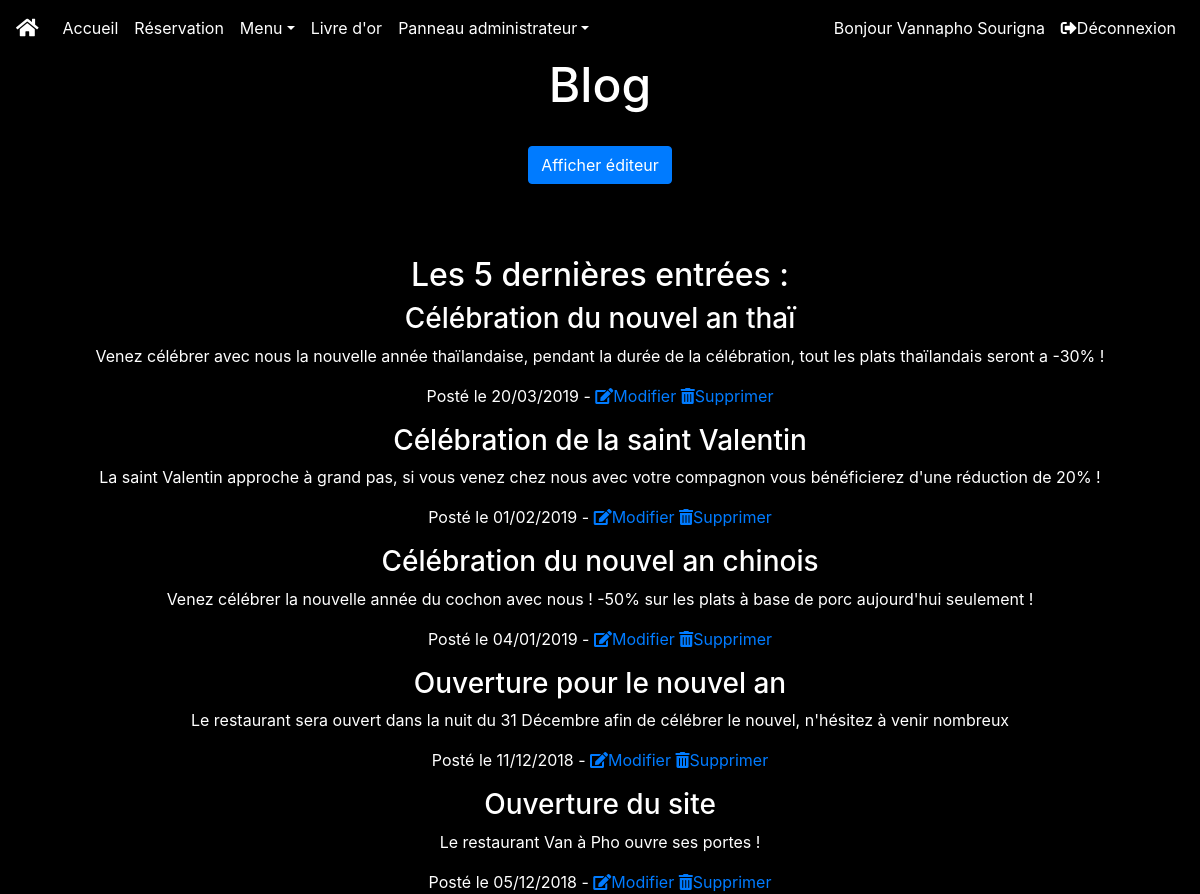
The page /index.php?action=admin_blog (signed in) on the database its author committed.
### tables this page shows
CREATE TABLE IF NOT EXISTS `blog` (
  `id` int(11) NOT NULL AUTO_INCREMENT,
  `title` varchar(255) NOT NULL,
  `content` text NOT NULL,
  `date` date NOT NULL,
  PRIMARY KEY (`id`)
);

### controller/controller.php (called while the page is built, shortened)
<?php
class Controller{
	function adminBlog(){
		$blogManager = new BlogManager();
		$blogRead = $blogManager->callBlog();
		require('view/admin_blog.php');
	}
}

### model/Sourigna/BlogManager.php (called while the page is built, shortened)
<?php
class BlogManager extends Manager{
function callBlog(){
	$bdd = $this->databaseConnect();
	$req = $bdd->query('SELECT id,title,content,DATE_FORMAT(date,\'%d/%m/%Y\') AS date_creation
		FROM blog
		ORDER BY date DESC
		LIMIT 5');
	return $req;
}
}

### view/admin_blog.php (the view, shortened to what this page needs)
<div id="blogAdmin" class="container">
	<h1>Blog</h1>
	<br/>
	<a class="btn btn-primary" data-toggle="collapse" href="#collapseBlog" role="button" aria-expanded="false" aria-controls="collapseBlog">
    Afficher éditeur</a>
  	<br/>
  	<br/>
	<br/>
	<br/>
	<div>
		<h2>Les 5 dernières entrées :</h2>
		<?php
		while ($data = $blogRead->fetch()){ ?>
			<div>
				<h3>
					<?= htmlspecialchars($data['title']) ?>
				</h3>
				<p>
					<?= htmlspecialchars($data['content']) ?>
				</p>
				<p>
					Posté le <?= ($data['date_creation']) ?> - <a href='index.php?action=admin_blog&amp;id=<?= $data['id']?>'><i class="fas fa-edit"></i>Modifier</a>
					<a id='<?= $data['id']?>' href="#" onclick="deleteBlogConfirm(<?= $data['id']?>)" ><i class="fas fa-trash-alt"></i>Supprimer</a>
				</p>
			</div>
		<?php
		}
		?>
	</div>
</div>
<?php require('template.php'); ?>

### public/css/style.css (style rules this page uses)
body, html { height:100vh; }
body { background-color:rgba(0,0,0,1); color:white; }
h1 { font-size:3em; text-align:center; }
#blogAdmin { text-align: center; }

### rows shown on the page
blog: title "Célébration du nouvel an thaï", content "Venez célébrer avec nous la nouvelle année thaïlandaise, pendant la durée de la célébration, tout les plats thaïlandais seront a -30% !", date_creation "20/03/2019"
blog: title "Célébration de la saint Valentin", content "La saint Valentin approche à grand pas, si vous venez chez nous avec votre compagnon vous bénéficierez d'une réduction de 20% !", date_creation "01/02/2019"
blog: title "Célébration du nouvel an chinois", content "Venez célébrer la nouvelle année du cochon avec nous ! -50% sur les plats à base de porc aujourd'hui seulement !", date_creation "04/01/2019"
blog: title "Ouverture pour le nouvel an", content "Le restaurant sera ouvert dans la nuit du 31 Décembre afin de célébrer le nouvel, n'hésitez à venir nombreux", date_creation "11/12/2018"
blog: title "Ouverture du site", content "Le restaurant Van à Pho ouvre ses portes !", date_creation "05/12/2018"
